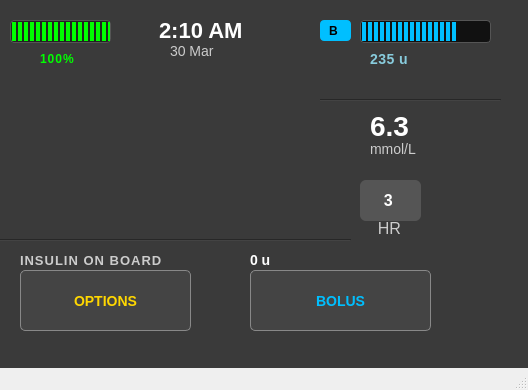
<?xml version="1.0" encoding="UTF-8"?>
<ui version="4.0">
 <class>MainWindow</class>
 <widget class="QMainWindow" name="MainWindow">
  <property name="enabled">
   <bool>true</bool>
  </property>
  <property name="geometry">
   <rect>
    <x>0</x>
    <y>0</y>
    <width>528</width>
    <height>390</height>
   </rect>
  </property>
  <property name="windowTitle">
   <string>MainWindow</string>
  </property>
  <property name="autoFillBackground">
   <bool>false</bool>
  </property>
  <widget class="QWidget" name="centralwidget">
   <property name="styleSheet">
    <string notr="true">QWidget {
    background-color: #3A3A3A;
    color: white;
    font-family: &quot;Segoe UI&quot;, sans-serif;
    font-size: 14px;
}
</string>
   </property>
   <widget class="QLabel" name="timeLabel">
    <property name="geometry">
     <rect>
      <x>159</x>
      <y>20</y>
      <width>111</width>
      <height>20</height>
     </rect>
    </property>
    <property name="styleSheet">
     <string notr="true">QLabel#timeLabel {
    font-size: 22px;
    font-weight: bold;
    color: white;
}</string>
    </property>
    <property name="text">
     <string>2:10 AM</string>
    </property>
   </widget>
   <widget class="QLabel" name="dateLabel">
    <property name="geometry">
     <rect>
      <x>170</x>
      <y>40</y>
      <width>71</width>
      <height>21</height>
     </rect>
    </property>
    <property name="styleSheet">
     <string notr="true">QLabel#dateLabel {
    font-size: 14px;
    font-weight: medium;
    color: #CCCCCC;
}</string>
    </property>
    <property name="text">
     <string>30 Mar</string>
    </property>
   </widget>
   <widget class="QProgressBar" name="insulinBar">
    <property name="geometry">
     <rect>
      <x>360</x>
      <y>20</y>
      <width>131</width>
      <height>23</height>
     </rect>
    </property>
    <property name="styleSheet">
     <string notr="true">QProgressBar#insulinBar {
    border: 1px solid #555;
    border-radius: 4px;
    background-color: #111;
    height: 12px;
    text-align: center;
    padding: 0px;
}

QProgressBar#insulinBar::chunk {
    background-color: #00BFFF; 
    width: 4px;
    margin: 1px;
}
</string>
    </property>
    <property name="value">
     <number>75</number>
    </property>
    <property name="textVisible">
     <bool>false</bool>
    </property>
   </widget>
   <widget class="QLabel" name="insulinIcon">
    <property name="geometry">
     <rect>
      <x>320</x>
      <y>20</y>
      <width>31</width>
      <height>21</height>
     </rect>
    </property>
    <property name="styleSheet">
     <string notr="true">QLabel#insulinIcon {
    background-color: #00BFFF;
    color: black;
    font-weight: bold;
    font-size: 12px;
    padding: 2px 6px;
    border-radius: 4px;
}
</string>
    </property>
    <property name="text">
     <string>B</string>
    </property>
   </widget>
   <widget class="QLabel" name="insulinUnitsLabel">
    <property name="geometry">
     <rect>
      <x>370</x>
      <y>50</y>
      <width>62</width>
      <height>17</height>
     </rect>
    </property>
    <property name="styleSheet">
     <string notr="true">QLabel#insulinUnitsLabel {
    color: #88CCDD;
    font-size: 14px;
    font-weight: bold;
    letter-spacing: 0.5px;
}
</string>
    </property>
    <property name="text">
     <string>235 u</string>
    </property>
   </widget>
   <widget class="QProgressBar" name="batteryBar">
    <property name="geometry">
     <rect>
      <x>10</x>
      <y>20</y>
      <width>101</width>
      <height>23</height>
     </rect>
    </property>
    <property name="styleSheet">
     <string notr="true">QProgressBar#batteryBar {
    border: 1px solid #555;
    border-radius: 4px;
    background-color: #222;
    height: 12px;
    text-align: center;
}

QProgressBar#batteryBar::chunk {
    background-color: #00FF00;  
    width: 4px;
    margin: 1px;
}
</string>
    </property>
    <property name="value">
     <number>100</number>
    </property>
    <property name="textVisible">
     <bool>false</bool>
    </property>
   </widget>
   <widget class="QLabel" name="batteryLabel">
    <property name="geometry">
     <rect>
      <x>40</x>
      <y>50</y>
      <width>62</width>
      <height>17</height>
     </rect>
    </property>
    <property name="styleSheet">
     <string notr="true">QLabel#batteryLabel {
    color: #00FF00;
    font-size: 12px;
    font-weight: bold;
    letter-spacing: 1px;
}
</string>
    </property>
    <property name="text">
     <string>100%</string>
    </property>
   </widget>
   <widget class="QChartView" name="chartView" native="true">
    <property name="geometry">
     <rect>
      <x>10</x>
      <y>90</y>
      <width>321</width>
      <height>141</height>
     </rect>
    </property>
   </widget>
   <widget class="Line" name="line">
    <property name="geometry">
     <rect>
      <x>320</x>
      <y>90</y>
      <width>181</width>
      <height>20</height>
     </rect>
    </property>
    <property name="orientation">
     <enum>Qt::Horizontal</enum>
    </property>
   </widget>
   <widget class="QLabel" name="label">
    <property name="geometry">
     <rect>
      <x>370</x>
      <y>110</y>
      <width>51</width>
      <height>31</height>
     </rect>
    </property>
    <property name="styleSheet">
     <string notr="true">QLabel {
    color: white;
    font-size: 28px;
    font-weight: bold;
    font-family: &quot;Segoe UI&quot;, sans-serif;
}</string>
    </property>
    <property name="text">
     <string>6.3</string>
    </property>
   </widget>
   <widget class="QLabel" name="label_2">
    <property name="geometry">
     <rect>
      <x>370</x>
      <y>140</y>
      <width>62</width>
      <height>17</height>
     </rect>
    </property>
    <property name="styleSheet">
     <string notr="true">QLabel {
    color: #CCCCCC;
    font-size: 14px;
    font-weight: medium;
    font-family: &quot;Segoe UI&quot;, sans-serif;
    margin-top: -10px;
}
</string>
    </property>
    <property name="text">
     <string>mmol/L</string>
    </property>
   </widget>
   <widget class="QLabel" name="label_4">
    <property name="geometry">
     <rect>
      <x>360</x>
      <y>220</y>
      <width>62</width>
      <height>17</height>
     </rect>
    </property>
    <property name="styleSheet">
     <string notr="true">QLabel {
    color: #CCCCCC;
    font-size: 16px;
    font-weight: medium;
    font-family: &quot;Segoe UI&quot;, sans-serif;
    margin-top: -10px;
}</string>
    </property>
    <property name="text">
     <string>    HR</string>
    </property>
   </widget>
   <widget class="QPushButton" name="pushButton">
    <property name="geometry">
     <rect>
      <x>360</x>
      <y>180</y>
      <width>61</width>
      <height>41</height>
     </rect>
    </property>
    <property name="styleSheet">
     <string notr="true">QLabel, QPushButton {
    background-color: #555555;
    border-radius: 6px;
    padding: 10px 20px;
    color: white;
    font-size: 16px;
    font-weight: bold;
    font-family: &quot;Segoe UI&quot;, sans-serif;
}
</string>
    </property>
    <property name="text">
     <string>3 </string>
    </property>
   </widget>
   <widget class="Line" name="line_2">
    <property name="geometry">
     <rect>
      <x>0</x>
      <y>230</y>
      <width>351</width>
      <height>20</height>
     </rect>
    </property>
    <property name="orientation">
     <enum>Qt::Horizontal</enum>
    </property>
   </widget>
   <widget class="QPushButton" name="optionsButton">
    <property name="geometry">
     <rect>
      <x>20</x>
      <y>270</y>
      <width>171</width>
      <height>61</height>
     </rect>
    </property>
    <property name="styleSheet">
     <string notr="true">QPushButton#optionsButton {
    background-color: #444444;
    color: #FFD700;
    font-weight: bold;
    font-size: 14px;
    padding: 10px;
    border: 1px solid #888;
    border-radius: 5px;
    qproperty-icon: url(:/icons/gear.png);
    qproperty-iconSize: 24px 24px;
}</string>
    </property>
    <property name="text">
     <string>OPTIONS</string>
    </property>
   </widget>
   <widget class="QLabel" name="insulinLabel">
    <property name="geometry">
     <rect>
      <x>20</x>
      <y>250</y>
      <width>161</width>
      <height>20</height>
     </rect>
    </property>
    <property name="styleSheet">
     <string notr="true">QLabel#insulinLabel {
    color: #CCCCCC;
    font-weight: bold;
    font-size: 13px;
    letter-spacing: 1px;
}</string>
    </property>
    <property name="text">
     <string>INSULIN ON BOARD</string>
    </property>
   </widget>
   <widget class="QLabel" name="insulinUnitsLabel_2">
    <property name="geometry">
     <rect>
      <x>250</x>
      <y>250</y>
      <width>141</width>
      <height>20</height>
     </rect>
    </property>
    <property name="styleSheet">
     <string notr="true">QLabel#insulinUnitsLabel_2 {
    color: white;
    font-weight: bold;
    font-size: 14px;
}</string>
    </property>
    <property name="text">
     <string>0 u</string>
    </property>
   </widget>
   <widget class="QPushButton" name="bolusButton">
    <property name="geometry">
     <rect>
      <x>250</x>
      <y>270</y>
      <width>181</width>
      <height>61</height>
     </rect>
    </property>
    <property name="styleSheet">
     <string notr="true">QPushButton#bolusButton {
    background-color: #444444;
    color: #00BFFF;
    font-weight: bold;
    font-size: 14px;
    padding: 10px;
    border: 1px solid #888;
    border-radius: 5px;
    qproperty-icon: url(:/icons/droplet.png);
    qproperty-iconSize: 24px 24px;
}</string>
    </property>
    <property name="text">
     <string>BOLUS</string>
    </property>
   </widget>
  </widget>
  <widget class="QMenuBar" name="menubar">
   <property name="geometry">
    <rect>
     <x>0</x>
     <y>0</y>
     <width>528</width>
     <height>22</height>
    </rect>
   </property>
  </widget>
  <widget class="QStatusBar" name="statusbar"/>
 </widget>
 <customwidgets>
  <customwidget>
   <class>QChartView</class>
   <extends>QWidget</extends>
   <header location="global">QtCharts/QChartView</header>
   <container>1</container>
  </customwidget>
 </customwidgets>
 <resources/>
 <connections/>
</ui>
